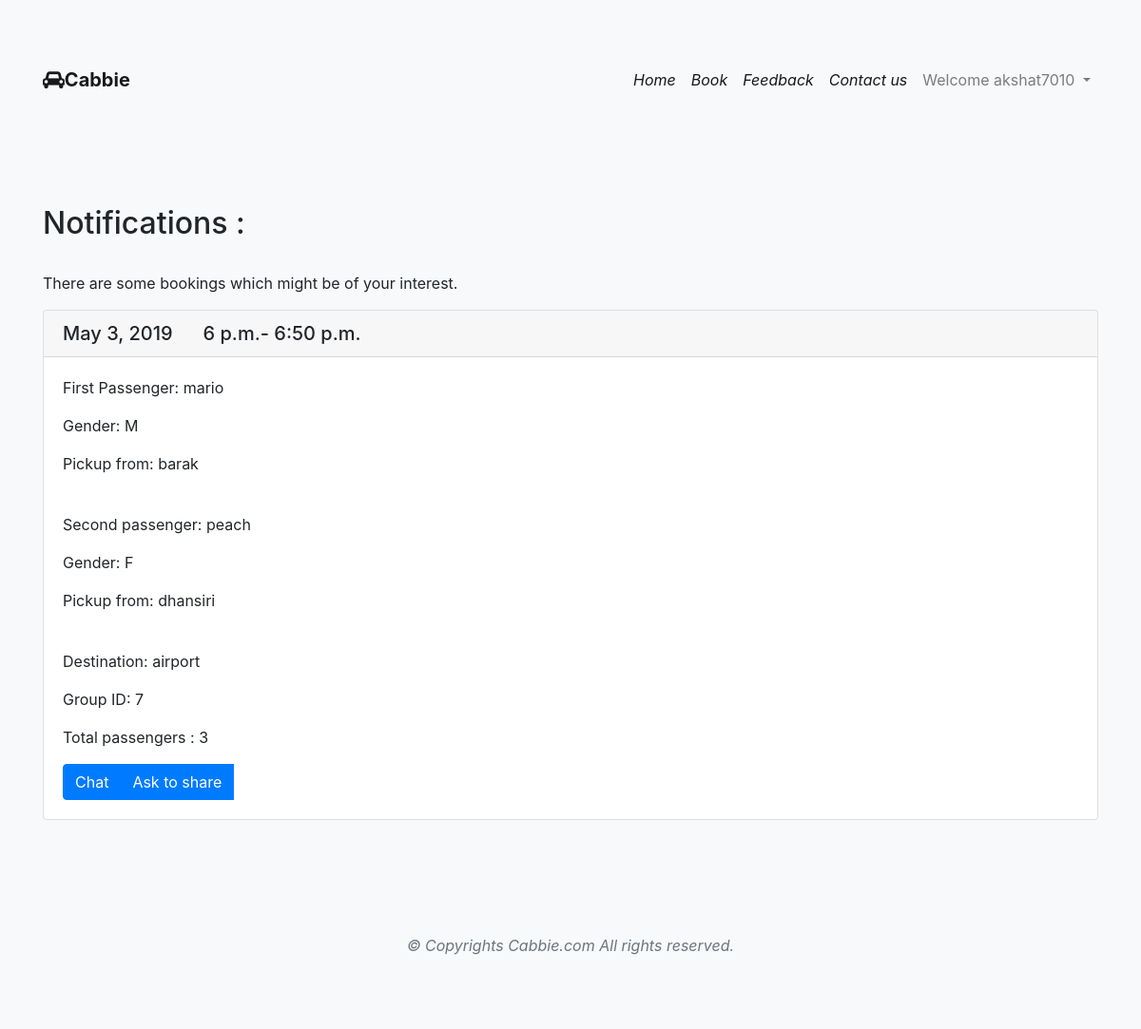
Screenshot of /cabs/notifications/ (signed in) with the database file from the repository.
### cabs/models.py (models this page shows)
class Fgroup3(models.Model):
    created_by1 = models.CharField(max_length=100,default=None)
    passengers1 = models.PositiveIntegerField(validators=[MinValueValidator(1), MaxValueValidator(3)])
    time1 = models.TimeField()
    gender1 = models.CharField(max_length=1, choices=Gchoice, default='M')
    pickup_from1 = models.CharField(max_length=100)
    created_by2 = models.CharField(max_length=100,default=None)
    passengers2 = models.PositiveIntegerField(validators=[MinValueValidator(1), MaxValueValidator(3)])
    time2 = models.TimeField()
    gender2 = models.CharField(max_length=1, choices=Gchoice, default='M')
    pickup_from2 = models.CharField(max_length=100)
    created_by3 = models.CharField(max_length=100, default=None)
    passengers3 = models.PositiveIntegerField(validators=[MinValueValidator(1), MaxValueValidator(3)])
    time3 = models.TimeField()
    gender3 = models.CharField(max_length=1, choices=Gchoice, default='M')
    pickup_from3 = models.CharField(max_length=100)
    date = models.DateField()
    destination = models.CharField(max_length=100)
    total_passengers = models.PositiveIntegerField(validators=[MinValueValidator(1), MaxValueValidator(4)],default=None)

### cabs/views.py (the view)
@login_required(login_url="/cabs/login/")
def notification_view(request):
    i = Post.objects.filter(
        created_by__iexact=request.user.username
    )
    query = []
    for instance in i:
        queryset = Post.objects.filter(
            time__hour__range=(instance.time.hour - 1, instance.time.hour + 1),
            date=instance.date,
            destination=instance.destination,
            passengers__range=(1, 4 - instance.passengers)
        ).exclude(created_by__iexact=instance.created_by)
        query += queryset
    query1 = []
    for instance in i:
        queryset = Fgroup2.objects.filter(
            time1__hour__range=(instance.time.hour - 1, instance.time.hour + 1),
            date=instance.date,
            destination=instance.destination,
            total_passengers__range=(1, 4 - instance.passengers)
        ).exclude(Q(created_by1__iexact=instance.created_by) & Q(created_by2__iexact=instance.created_by))
        query1 += queryset
    query2 = []
    for instance in i:
        queryset = Fgroup3.objects.filter(
            time1__hour__range=(instance.time.hour - 1, instance.time.hour + 1),
            date=instance.date,
            destination=instance.destination,
            total_passengers__range=(1, 4 - instance.passengers)
        ).exclude(Q(created_by1__iexact=instance.created_by) & Q(created_by2__iexact=instance.created_by)
                  & Q(created_by3__iexact=instance.created_by))
        query2 += queryset
    context = {
        "passenger_list": query,
        "groups_list": query1,
        "groups3_list": query2,
        "title": "Notifications"
    }
    return render(request, 'match.html', context)

### templates/match.html (shortened to what this page needs)
{% extends 'base1.html' %}
{% load static %}
{% block content %}
<div class="bg-light py-5">
    <div class="container py-5">
<h2>{{ title }} :</h2>
<br>
{% if  not passenger_list  and  not groups_list  and not groups3_list %}
    <h3>Sorry, there is no booking with similar timings.</h3>
    <p>We will notify you shortly.</p>
{% else %}
    {% if title == "Notifications" %}
        <p>There are some bookings which might be of your interest. </p>
    {% endif %}
        {% for obj in groups3_list %}
        <div class="card">
          <h5 class="card-header">{{ obj.date}}  &nbsp; &nbsp;&nbsp;
              {% if obj.time3 < obj.time1 and obj.time3 < obj.time2 %}
              {{ obj.time3}}-
              {% endif %}
              {% if obj.time1 > obj.time2 and obj.time1 > obj.time3 %}
              {{ obj.time1}}
              {% endif %}
          </h5>
          <div class="card-body">
            <p class="card-text">First Passenger: {{ obj.created_by1}}</p>
              <p class="card-text">Gender: {{ obj.gender1}}</p>
              <p class="card-text">Pickup from: {{ obj.pickup_from1}}</p><br>
              <p class="card-text">Second passenger: {{ obj.created_by2}}</p>
              <p class="card-text">Gender: {{ obj.gender2}}</p>
              <p class="card-text">Pickup from: {{ obj.pickup_from2}}</p><br>
              <p class="card-text">Destination: {{ obj.destination}}</p>
             <p class="card-text">Group ID: {{ obj.id}}</p>
              <p class="card-text">Total passengers : {{ obj.total_passengers}}</p>
                <div class="btn-group">
              <button class="btn btn-primary" onclick="window.location.href = '/dialogs/{{obj.created_by1}}';" type="button">Chat</button>
                <button class="btn btn-primary" onclick="window.location.href = '/cabs/Grequest3/{{user.username}}/{{ obj.created_by1}}/{{ obj.created_by2}}/{{ obj.created_by3}}/{{obj.id}}';myFunction()" type="button">Ask to share</button>
            </div>
          </div>
        </div>
        <br>
        {% endfor %}
{% endif %}
</div>
</div>
{% endblock %}

### templates/base1.html (shortened to what this page needs)
{% load static %}
<!DOCTYPE html>
<html lang="en">
<head>
    <link rel="stylesheet" href="https://cdnjs.cloudflare.com/ajax/libs/twitter-bootstrap/4.3.1/css/bootstrap.min.css"
>
    <link rel="stylesheet" href="https://stackpath.bootstrapcdn.com/font-awesome/4.7.0/css/font-awesome.min.css"
>
    <link rel="stylesheet" type="text/css" href="{% static 'css/aboutusstyle.css' %}">
    <link href="{% static 'css/poststyle.css' %}" rel="stylesheet">
    <link href="{% static 'css/requeststyle.css' %}" rel="stylesheet">
</head>
<body class="bg-light py-5">
<nav class="navbar navbar-expand-lg navbar-light bg-light py-3">
    <div class="container"><a href="{% url 'cabs:main' %}" class="navbar-brand d-flex align-items-center"> <i
            class="fa fa-car" aria-hidden="true"></i></i><strong>Cabbie</strong></a>
        <div id="navbarSupportedContent" class="collapse navbar-collapse">
            <ul class="navbar-nav ml-auto">
                <li class="nav-item active"><a href="{% url 'cabs:main' %}" class="nav-link font-italic"> Home </a></li>
                <li class="nav-item active"><a href="{% url 'cabs:post' %}" class="nav-link font-italic"> Book </a></li>
                <li class="nav-item active"><a href="{% url 'cabs:feedback' %}" class="nav-link font-italic">
                    Feedback </a></li>
                <li class="nav-item active"><a href="{% url 'cabs:contact' %}" class="nav-link font-italic">Contact
                    us </a></li>
                {% if user.is_authenticated %}
        <li class="nav-item dropdown">
        <a class="nav-link dropdown-toggle" href="#" id="navbarDropdown" role="button" data-toggle="dropdown" aria-haspopup="true" aria-expanded="false">
          Welcome {{user.username}}
        </a>
      </li>
        {% endif %}
            </ul>
        </div>
    </div>
</nav>
{% block content %} {% endblock %}
<footer class="bg-light pb-5">
    <div class="container text-center">
        <p class="font-italic text-muted mb-0">&copy; Copyrights Cabbie.com All rights reserved.</p>
    </div>
</footer>
</body>
</html>

### rows the page displays
Fgroup3: date "May 3, 2019", time3 "6 p.m.", time1 "6:50 p.m.", created_by1 "mario", gender1 "M", pickup_from1 "barak", created_by2 "peach", gender2 "F", pickup_from2 "dhansiri", destination "airport", id "7", total_passengers "3"

### other values shown
{{ user.username }} "akshat7010"
{{ title }} "Notifications"
